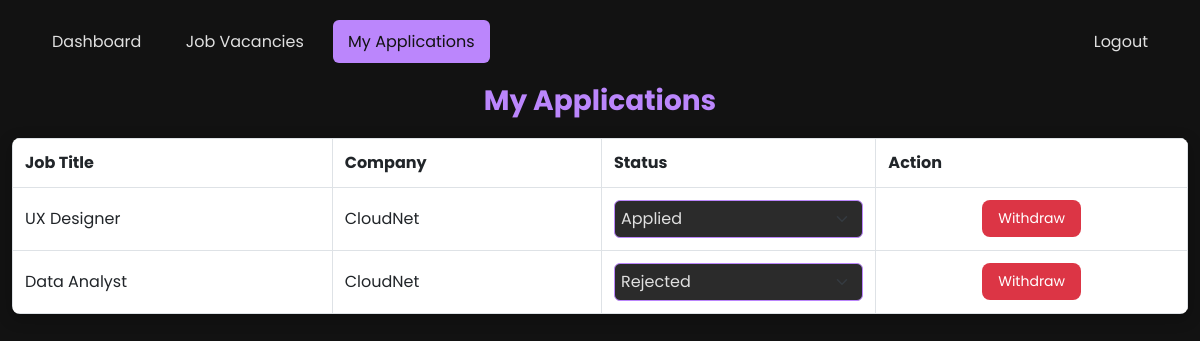
Page /my_applications (signed in) on the committed database.
### app.py (models this page shows)
class Application(db.Model):
    id = db.Column(db.Integer, primary_key=True)
    user_id = db.Column(db.Integer, db.ForeignKey('user.id'), nullable=False)
    job_id = db.Column(db.Integer, db.ForeignKey('job_vacancy.id'), nullable=False)
    status = db.Column(db.String(20), default='Saved')
    is_saved = db.Column(db.Boolean, default=True)
    user = db.relationship('User', backref=db.backref('applications', lazy=True))
    job_vacancy = db.relationship('JobVacancy', backref=db.backref('applications', lazy=True))

class JobVacancy(db.Model):
    id = db.Column(db.Integer, primary_key=True)
    job_title = db.Column(db.String(100), nullable=False)
    company_name = db.Column(db.String(100), nullable=False)
    location = db.Column(db.String(100), nullable=False)

### app.py (the view)
@app.route('/my_applications')
@login_required
def my_applications():
    job_applications = Application.query.filter_by(user_id=current_user.id, is_saved=True).all()
    return render_template('my_applications.html', job_applications=job_applications, user=current_user)

### app.py (called while the page is built)
@login_manager.user_loader
def load_user(user_id):
    return User.query.get(int(user_id))

### templates/my_applications.html (shortened to what this page needs)
<!DOCTYPE html>
<html lang="en">
<head>
    <link href="https://cdn.jsdelivr.net/npm/bootstrap@5.3.0-alpha1/dist/css/bootstrap.min.css" rel="stylesheet" />
</head>
<body>
    <div class="container">
        <div class="navbar">
            <div>
                <a href="{{ url_for('dashboard') }}">Dashboard</a>
                <a href="{{ url_for('job_vacancies') }}">Job Vacancies</a>
                <a href="{{ url_for('my_applications') }}" class="active">My Applications</a>
            </div>
            <div>
                <a href="{{ url_for('logout') }}">Logout</a>
            </div>
        </div>
        <h2>My Applications</h2>
        <table class="table table-bordered">
            <thead>
                <tr>
                    <th>Job Title</th>
                    <th>Company</th>
                    <th>Status</th>
                    <th>Action</th>
                </tr>
            </thead>
            <tbody>
                {% for application in job_applications %}
                <tr>
                    <td>{{ application.job_vacancy.job_title }}</td>
                    <td>{{ application.job_vacancy.company_name }}</td>
                    <td>
                        <form action="{{ url_for('update_status') }}" method="POST">
                            <select name="status" class="form-select status-dropdown" onchange="this.form.submit()">
                                <option value="Applied" {% if application.status == 'Applied' %}selected{% endif %}>Applied</option>
                                <option value="Rejected" {% if application.status == 'Rejected' %}selected{% endif %}>Rejected</option>
                            </select>
                        </form>
                    </td>
                    <td>
                        <form action="{{ url_for('withdraw_application', application_id=application.id) }}" method="POST" style="display: inline;">
                            <button type="submit" class="btn btn-sm btn-withdraw">Withdraw</button>
                        </form>
                    </td>
                </tr>
                {% endfor %}
            </tbody>
        </table>
    </div>
</body>
</html>

### templates/my_applications.html (style rules this page uses)
body { margin: 0; font-family: "Poppins", sans-serif; background-color: #121212; color: #e0e0e0; display: flex; justify-content: center; align-items: flex-start; height: 100vh; padding-top: 20px; }
.container { max-width: 1200px; width: 100%; }
h2 { font-size: 28px; font-weight: 700; margin-bottom: 20px; color: #bb86fc; text-align: center; }
.navbar { display: flex; justify-content: space-between; align-items: center; padding: 10px 20px; border-radius: 8px; margin-bottom: 20px; }
.navbar a { color: #e0e0e0; margin: 5px; text-decoration: none; padding: 10px 15px; border-radius: 6px; transition: all 0.3s ease; }
.navbar a.active { background-color: #bb86fc; color: #121212; }
.table { background: #1e1e1e; color: #e0e0e0; border-radius: 8px; overflow: hidden; box-shadow: 0 4px 15px rgba(0, 0, 0, 0.3); margin-bottom: 20px; }
.table th, .table td { padding: 12px; vertical-align: middle; }
.table tbody tr { background-color: #2b2b2b; transition: background-color 0.3s ease; }
.table td:last-child { text-align: center; }
.btn-withdraw { background-color: #dc3545; color: #fff; border: none; padding: 8px 16px; border-radius: 8px; transition: all 0.3s ease; }
.status-dropdown { background-color: #2b2b2b; color: #e0e0e0; border: 1px solid #bb86fc; padding: 6px; border-radius: 6px; cursor: pointer; }

### rows in the picture
Application: job_vacancy.job_title "UX Designer", job_vacancy.company_name "CloudNet", status "Applied"
Application: job_vacancy.job_title "Data Analyst", job_vacancy.company_name "CloudNet", status "Rejected"
